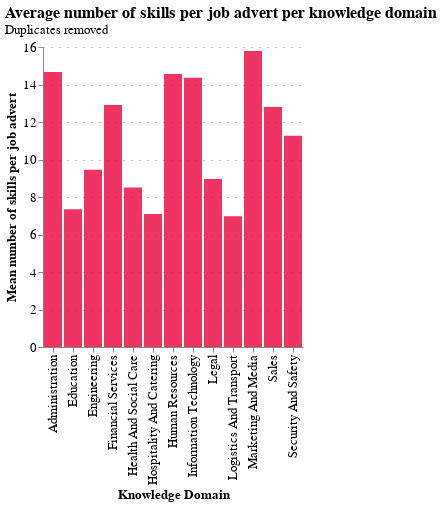

Write notebook code for a chart like this one.
### Code cell
meanskills_per_date_chunked = job_ad_data.groupby('knowledge_domain')['num_skills'].mean()
meanskills_per_date_chunked = pd.DataFrame(meanskills_per_date_chunked).reset_index().rename(
    columns={'num_skills': 'mean_num_skills', 'knowledge_domain': 'knowledge_domain'})

chart_title = 'Average number of skills per job advert per knowledge domain'
chart_subtitle = 'Duplicates removed'

chart = alt.Chart(meanskills_per_date_chunked).mark_bar().encode(
    alt.X('knowledge_domain', title='Knowledge Domain'),
    alt.Y('mean_num_skills', title='Mean number of skills per job advert'),
    tooltip=['mean_num_skills']
).configure_mark(
    opacity=0.8,
    color=NESTA_COLOURS[4]
)
chart = configure_plots(chart, chart_title=chart_title, chart_subtitle=chart_subtitle)
# AltairSaver().save(chart, f"{today}_mean_num_skills_by_knowledge_domain")
chart

### Figure 1 — Vega-Lite specification as saved in the notebook (floating-point values rounded to 4 significant figures)
{"$schema": "https://vega.github.io/schema/vega-lite/v4.17.0.json", "config": {"axis": {"gridColor": "grey", "gridDash": [1, 7], "labelFont": "Averta Demo", "labelFontSize": 13, "titleFont": "Averta Demo", "titleFontSize": 13}, "header": {"labelFont": "Averta Demo", "titleFont": "Averta Demo"}, "legend": {"labelFont": "Averta Demo", "labelFontSize": 13, "titleFont": "Averta Demo", "titleFontSize": 16}, "mark": {"color": "#EB003B", "opacity": 0.8}, "range": {"category": ["#0000FF", "#FDB633", "#18A48C", "#9A1BBE", "#EB003B", "#FF6E47", "#646363", "#0F294A", "#97D9E3", "#A59BEE", "#F6A4B7", "#D2C9C0", "#000000"], "ordinal": {"scheme": ["#0000FF", "#FDB633", "#18A48C", "#9A1BBE", "#EB003B", "#FF6E47", "#646363", "#0F294A", "#97D9E3", "#A59BEE", "#F6A4B7", "#D2C9C0", "#000000"]}}, "title": {"anchor": "start", "font": "Averta Demo"}, "view": {"strokeWidth": 0}}, "data": {"name": "data-da109b569413a5cbd57cbcedfec9b86c"}, "datasets": {"data-da109b569413a5cbd57cbcedfec9b86c": [{"knowledge_domain": "Administration", "mean_num_skills": 14.66}, {"knowledge_domain": "Education", "mean_num_skills": 7.342}, {"knowledge_domain": "Engineering", "mean_num_skills": 9.449}, {"knowledge_domain": "Financial Services", "mean_num_skills": 12.91}, {"knowledge_domain": "Health And Social Care", "mean_num_skills": 8.511}, {"knowledge_domain": "Hospitality And Catering", "mean_num_skills": 7.093}, {"knowledge_domain": "Human Resources", "mean_num_skills": 14.57}, {"knowledge_domain": "Information Technology", "mean_num_skills": 14.36}, {"knowledge_domain": "Legal", "mean_num_skills": 8.961}, {"knowledge_domain": "Logistics And Transport", "mean_num_skills": 6.967}, {"knowledge_domain": "Marketing And Media", "mean_num_skills": 15.78}, {"knowledge_domain": "Sales", "mean_num_skills": 12.79}, {"knowledge_domain": "Security And Safety", "mean_num_skills": 11.26}]}, "encoding": {"tooltip": [{"field": "mean_num_skills", "type": "quantitative"}], "x": {"field": "knowledge_domain", "title": "Knowledge Domain", "type": "nominal"}, "y": {"field": "mean_num_skills", "title": "Mean number of skills per job advert", "type": "quantitative"}}, "mark": "bar", "title": {"anchor": "start", "fontSize": 16, "subtitle": "Duplicates removed", "subtitleFont": "Averta Demo", "subtitleFontSize": 13, "text": "Average number of skills per job advert per knowledge domain"}}
